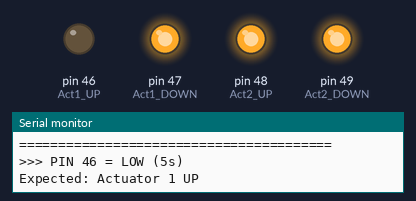
This sketch was run on a simulated Arduino Mega 2560, built with avr-gcc and run on an emulated ATmega2560. Parts: output pins drawn as LEDs (lit = HIGH), the last lines printed to the serial monitor.

Above: at 4.6 s.
At 11.6 s:
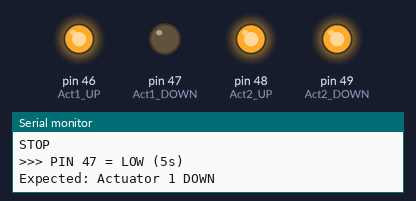
At 18.6 s:
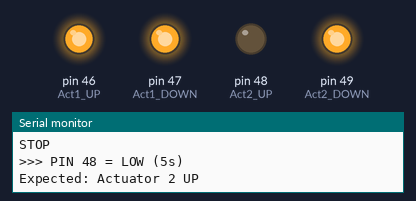
At 25.6 s:
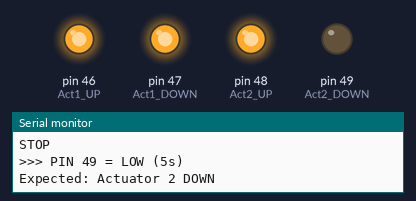
At 39.1 s:
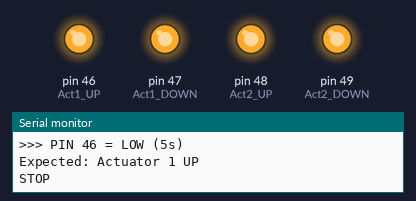
Timing chart, 0 to 42.4 s (numbered marks = the images above):
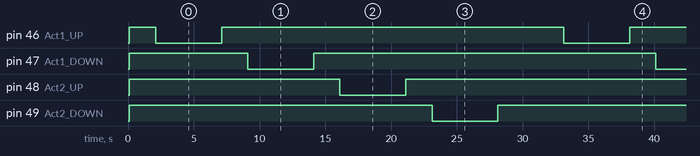

The sketch:

test_block8_pins.ino
```cpp
/**
 * Arduino Mega - Test Block 8 Each Pin
 * Тестирует каждый пин Block 8 отдельно
 */

void setup() {
  Serial.begin(115200);
  delay(100);

  Serial.println("\n========================================");
  Serial.println("  BLOCK 8 - EACH PIN TEST");
  Serial.println("========================================\n");

  // Block 8 пины (по текущему маппингу)
  pinMode(46, OUTPUT);  // Act1 UP
  pinMode(47, OUTPUT);  // Act1 DOWN
  pinMode(48, OUTPUT);  // Act2 UP
  pinMode(49, OUTPUT);  // Act2 DOWN

  // Все OFF
  digitalWrite(46, HIGH);
  digitalWrite(47, HIGH);
  digitalWrite(48, HIGH);
  digitalWrite(49, HIGH);

  Serial.println("[INIT] Block 8 pins ready\n");
  delay(2000);
}

void loop() {
  Serial.println("\n========================================");
  Serial.println("Testing Block 8 - Each pin separately");
  Serial.println("========================================\n");

  // Тест PIN 46 (Act1 UP)
  Serial.println(">>> PIN 46 = LOW (5s)");
  Serial.println("Expected: Actuator 1 UP");
  digitalWrite(46, LOW);
  delay(5000);
  digitalWrite(46, HIGH);
  Serial.println("STOP\n");
  delay(2000);

  // Тест PIN 47 (Act1 DOWN)
  Serial.println(">>> PIN 47 = LOW (5s)");
  Serial.println("Expected: Actuator 1 DOWN");
  digitalWrite(47, LOW);
  delay(5000);
  digitalWrite(47, HIGH);
  Serial.println("STOP\n");
  delay(2000);

  // Тест PIN 48 (Act2 UP)
  Serial.println(">>> PIN 48 = LOW (5s)");
  Serial.println("Expected: Actuator 2 UP");
  digitalWrite(48, LOW);
  delay(5000);
  digitalWrite(48, HIGH);
  Serial.println("STOP\n");
  delay(2000);

  // Тест PIN 49 (Act2 DOWN)
  Serial.println(">>> PIN 49 = LOW (5s)");
  Serial.println("Expected: Actuator 2 DOWN");
  digitalWrite(49, LOW);
  delay(5000);
  digitalWrite(49, HIGH);
  Serial.println("STOP\n");
  delay(2000);

  Serial.println("========================================");
  Serial.println("All pins tested! Repeating...\n");
  delay(3000);
}
```

Measured:
- by itself, pin 46 (Act1_UP), pin 47 (Act1_DOWN), pin 48 (Act2_UP), pin 49 (Act2_DOWN): alternates HIGH for 26.0 s and LOW for 5.0 s
- by itself, everything shown: repeats every 31.0 s, in 8 steps
